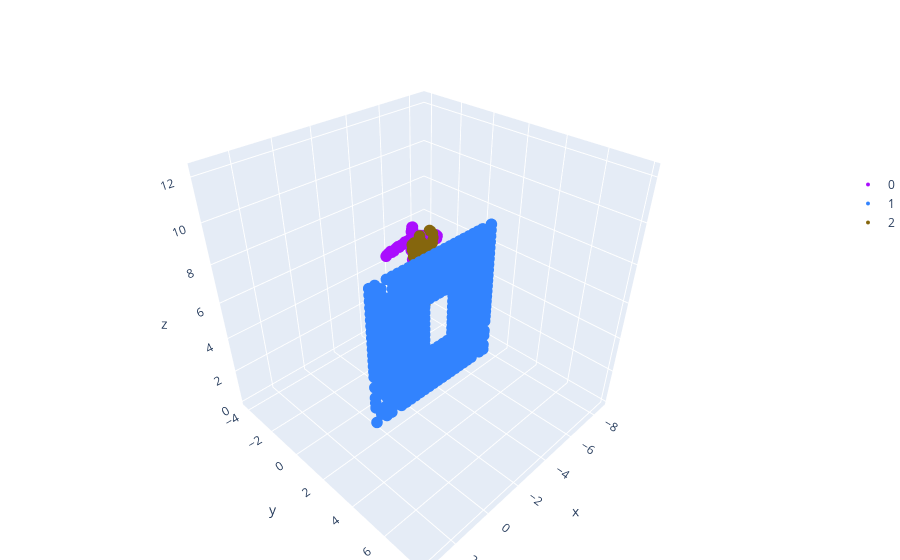

The notebook cell this image was saved under:
### Code cell
import rpad.visualize_3d.plots as vpl
import os
import zarr
import torch
import numpy as np

train_zarr = zarr.open('/home/ktsim/Projects/non-rigid/data/proccloth/cloth=single-fixed anchor=single-random hole=single/train.zarr')
        # goalPC_path = os.path.join(self.zarr_dir, 'tensor_list_train.pt')

tensor = torch.load('tensor_list_train.pt')
# Plot slices along one axis (for example, axis 0)
goal_point_cloud = tensor[0].cpu().data.numpy().squeeze(0)

fig = vpl.segmentation_fig(
    np.concatenate([
        train_zarr['data/action_pcd'][0],
        train_zarr['data/anchor_pcd'][0],
        goal_point_cloud,
    ]),
    np.concatenate([
        np.ones(train_zarr['data/action_pcd'][0].shape[0]),
        np.zeros(train_zarr['data/anchor_pcd'][0].shape[0]),
        np.ones(goal_point_cloud.shape[0]) * 2,
        
    ]).astype(int)
)
fig.show()

### Figure 1 — Plotly figure (JSON) as saved in the notebook; plotly's stock layout.template omitted (floating-point values rounded to 4 significant figures; data arrays with more than 128 entries replaced by an {"elided": "..."} marker saying what was removed)
{"data": [{"marker": {"color": "#AA0DFE", "line": {"width": 0}, "size": 4}, "mode": "markers", "name": "0", "scene": "scene", "type": "scatter3d", "x": {"elided": "512 float values"}, "y": {"elided": "512 float values"}, "z": {"elided": "512 float values"}}, {"marker": {"color": "#3283FE", "line": {"width": 0}, "size": 4}, "mode": "markers", "name": "1", "scene": "scene", "type": "scatter3d", "x": {"elided": "512 float values"}, "y": {"elided": "512 int values"}, "z": {"elided": "512 float values"}}, {"marker": {"color": "#85660D", "line": {"width": 0}, "size": 4}, "mode": "markers", "name": "2", "scene": "scene", "type": "scatter3d", "x": {"elided": "580 float values"}, "y": {"elided": "580 float values"}, "z": {"elided": "580 float values"}}], "layout": {"legend": {"x": 1, "y": 0.75}, "margin": {"b": 0, "l": 0, "r": 0, "t": 40}, "scene": {"aspectratio": {"x": 1, "y": 1, "z": 1}, "xaxis": {"nticks": 10, "range": [-9.01, 3.765]}, "yaxis": {"nticks": 10, "range": [-4.534, 8.241]}, "zaxis": {"nticks": 10, "range": [-0.2174, 12.56]}}, "showlegend": true}}
